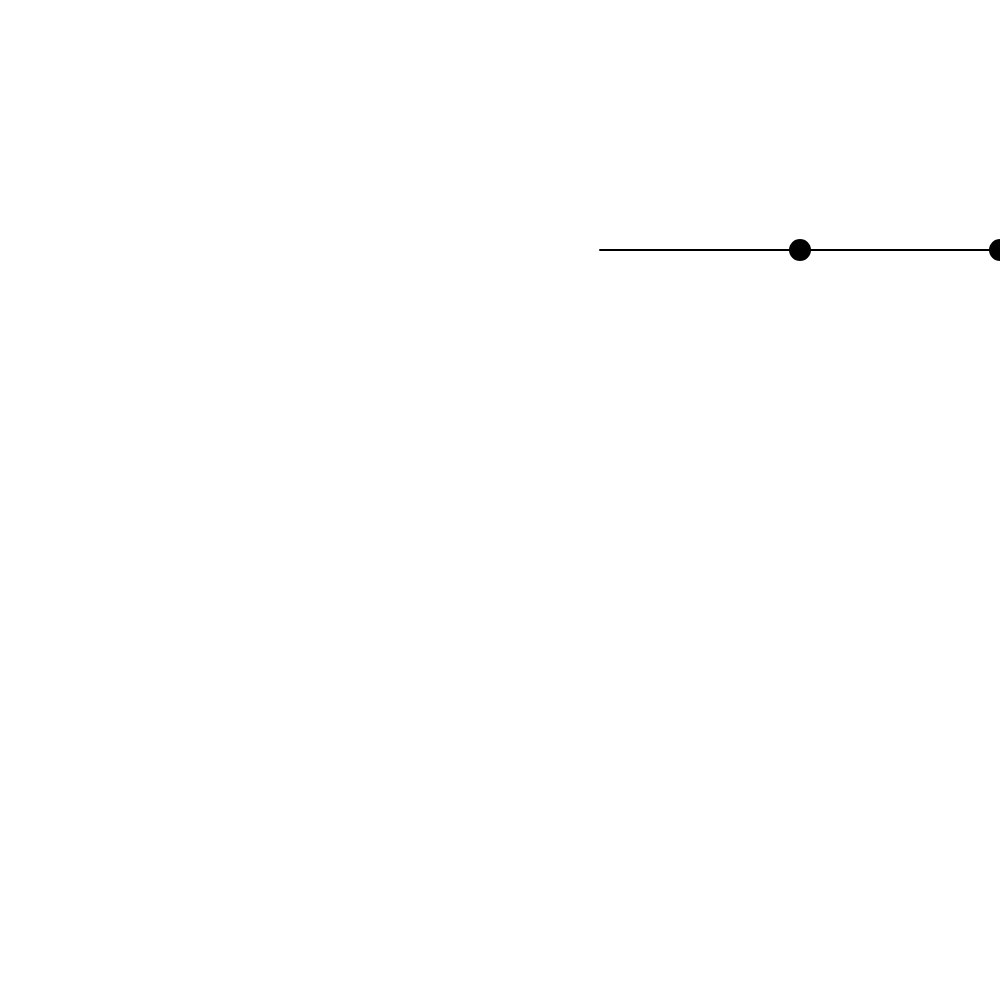
Frame 1 (no input)
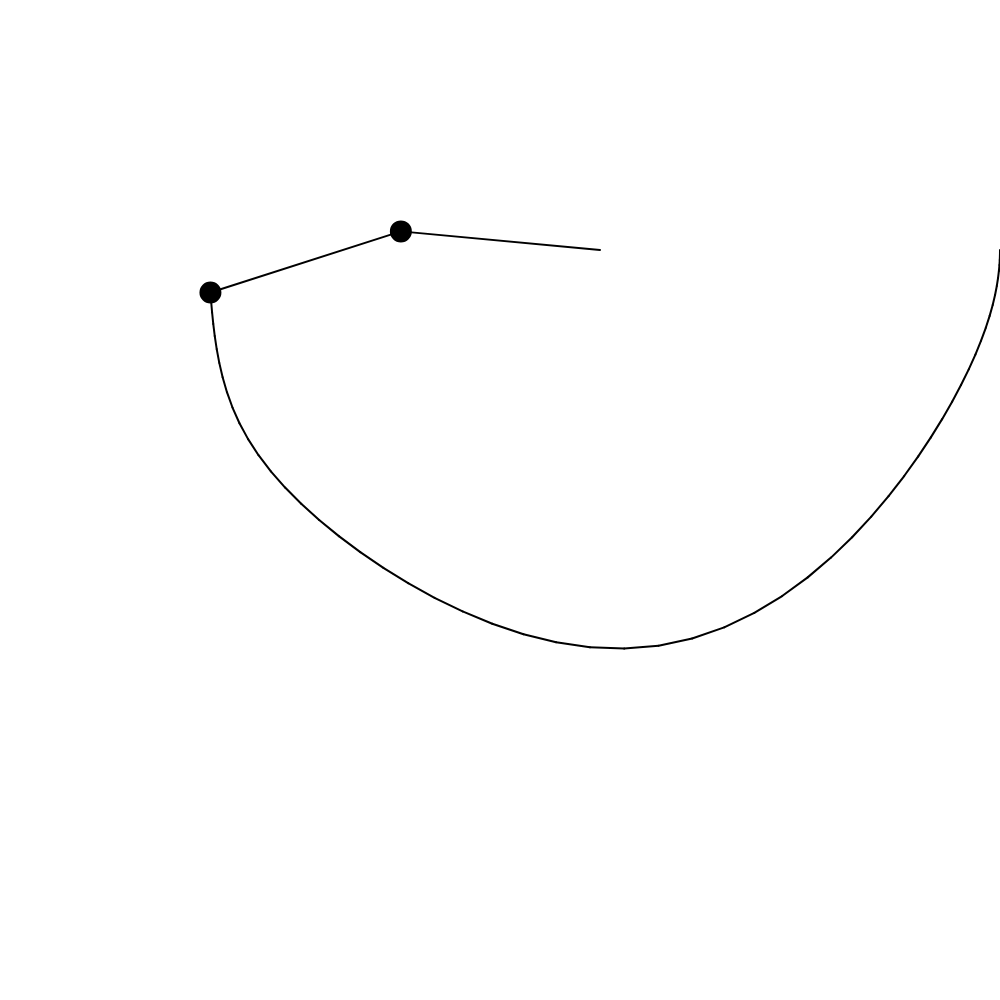
Frame 60 (no input)
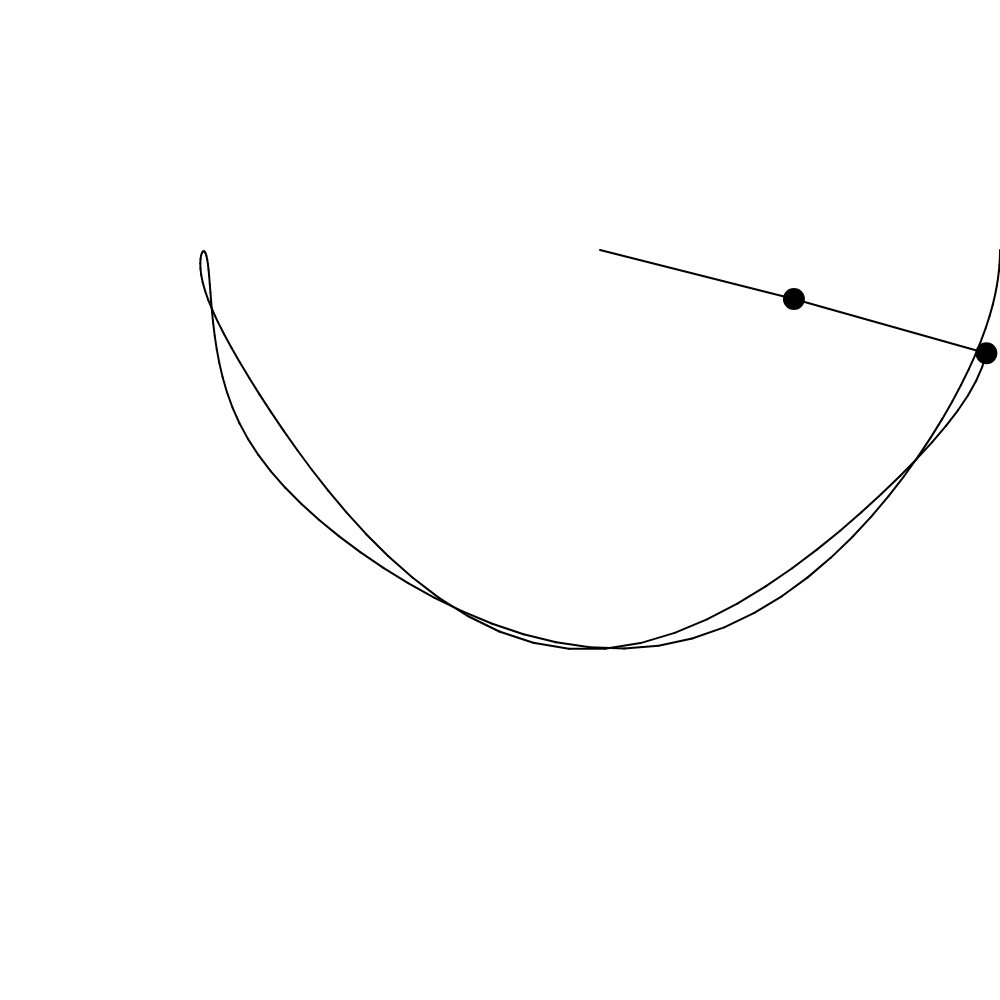
Frame 120 (the mouse pressed at the canvas centre since frame 60)

The p5.js sketch that drew these frames (run headless with seeded random() and noise() and a simulated clock; from frame 60 on, the mouse is pressed at the canvas centre):

// p5.js sketch
// ── sketch.js
let r1 = 200;
let r2 = 200;
let m1 = 20;
let m2 = 20;
let a1 = Math.PI/2;
let a2 = Math.PI/2;
let a1_v = 0;
let a2_v = 0;
let trace = [];
let g = 1;

function setup() 
{
  createCanvas(1000, 1000);
}

function draw() 
{
  background(255);
  stroke(0);
  strokeWeight(2);
  fill(0);

  translate(600, 250);

  let a1_a = (-g * ( 2 * m1 + m2) * sin(a1) - m2*g*sin(a1 - 2*a2) - 2*sin(a1-a2)*m2 *(a2_v*a2_v*r2 + a1_v*a1_v*r1*cos(a1-a2))) / (r1*(2*m1 + m2 - m2*cos(2*a1 - 2*a2)));
  let a2_a = (2*sin(a1-a2)*(a1_v*a1_v*r1*(m1+m2) + g*(m1+m2)*cos(a1) + a2_v*a2_v*r2*m2*cos(a1-a2))) / (r2*(2*m1+m2 - m2*cos(2*a1 - 2*a2)));

  /*let num1 = -g * (2 * m1 + m2) * sin(a1);
  let num2 = -m2 * g * sin(a1 - 2 * a2);
  let num3 = -2 * sin(a1 - a2) * m2;
  let num4 = a2_v * a2_v * r2 + a1_v * a1_v * r1 * cos(a1 - a2);
  let den = r1 * (2 * m1 + m2 - m2 * cos(2 * a1 - 2 * a2));
  let a1_a = (num1 + num2 + num3 * num4) / den;

  num1 = 2 * sin(a1 - a2);
  num2 = a1_v * a1_v * r1 * (m1 + m2);
  num3 = g * (m1 + m2) * cos(a1);
  num4 = a2_v * a2_v * r2 * m2 * cos(a1 - a2);
  den = r2 * (2 * m1 + m2 - m2 * cos(2 * a1 - 2 * a2));
  let a2_a = (num1 * (num2 + num3 + num4)) / den;*/


  let x1 = r1 * sin(a1); // sin(kot) = x / r1 -> x = sin(kot) * r1
  let y1 = r1 * cos(a1);
  line(0, 0, x1, y1);
  ellipse(x1, y1, m1);

  let x2 = x1 + r2 * sin(a2);
  let y2 = y1 + r2 * cos(a2);

  trace.push(x2, y2);
  for(let i = 0; i < trace.length; i += 2)
  {
    line(trace[i], trace[i+1], trace[i+2], trace[i+3]);
    //point(trace[i], trace[i+1]);
  }

  if(trace.length > 2000)
  {
    trace.splice(0, 2);
  }

  line(x1, y1, x2, y2);
  ellipse(x2, y2, m2);

  a1_v += a1_a;
  a2_v += a2_a;

  a1 += a1_v;
  a2 += a2_v;
}
